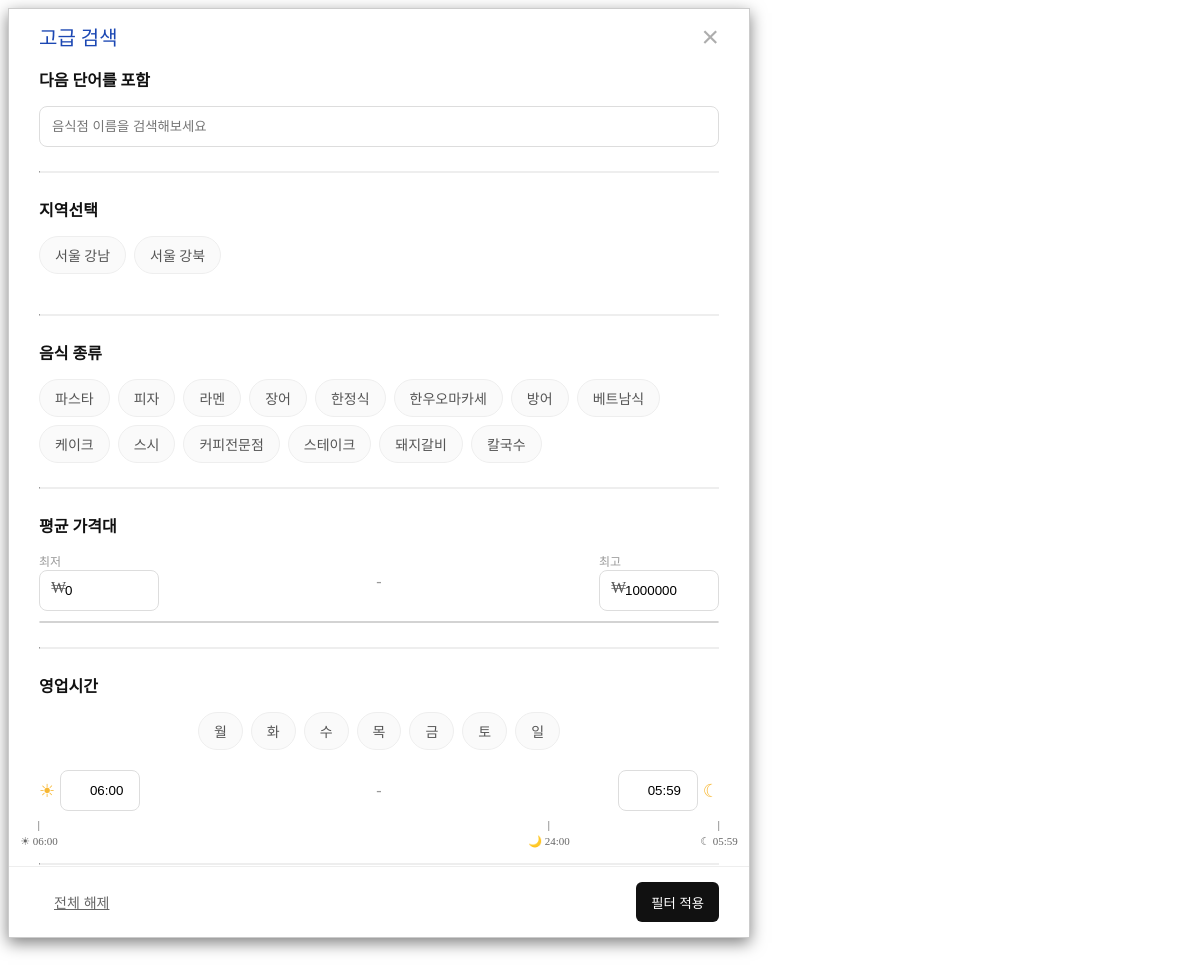
The app's page /pop/filPop/ with its own data.
### restaurants/models.py (models this page shows, shortened)
class Location(models.Model):
    locno = models.AutoField(primary_key=True)
    loc_nm = models.CharField(max_length=50, null=True)
    is_main = models.CharField(max_length=1, default="n", null=True)
    sort = models.IntegerField(default=0)

class FoodType(models.Model):
    ftypeno = models.AutoField(primary_key=True)
    foodCategory = models.ForeignKey(FoodCategory, on_delete=models.SET_NULL, null=True, blank=True)
    ftype = models.CharField(max_length=50, null=True)
    img_url_main = models.TextField(blank=True, null=True)
    is_main = models.CharField(max_length=1, default="n", null=True)
    sort = models.IntegerField(default=0)

### home/views.py (the view)
# urls.py: path('pop/filPop/', views.filPop, name='filPop'),
def filPop(request):
    context = {
        "req": request,
        "res_name": request.GET.get("res_name"),
        "checked_locno": request.GET.getlist("locno"),
        "checked_locdno": request.GET.getlist("locdno"),
        "checked_ftypeno": request.GET.getlist("ftypeno"),
        "checked_weeks": request.GET.getlist("weeks"),
        "price_min": request.GET.get("price_min"),
        "price_max": request.GET.get("price_max"),
        "open_time": request.GET.get("open_time"),
        "close_time": request.GET.get("close_time"),
    }
    location_qs = Location.objects.all().order_by('sort')
    locationDetail_qs = LocationDetail.objects.select_related('location').all().order_by('sort')
    foodType_qs = FoodType.objects.all().order_by('sort')
    context["weekdays"] = ["월", "화", "수", "목", "금", "토", "일"]
    context["location"] = location_qs
    context["locationDetail"] = locationDetail_qs
    context["foodType"] = foodType_qs
    return render(request, 'filPop.html', context)

### home/templates/filPop.html (shortened to what this page needs)
<link rel="stylesheet" href="/static/css/searchFilterPop.css" />
<link href="static/css/nouislider.min.css" rel="stylesheet">
  <div class="modal-dialog modal-md" role="document">
    <div class="modal-content">
      <div class="modal-header">
        <h4 class="modal-title" id="modalTitle">고급 검색</h4>
        <button type="button" class="btn btn-popup-close pull-right" data-dismiss="modal" aria-label="Close">
          <span>&times;</span>
        </button>
      </div>
      <div class="modal-body">
        <div class="filter-group">
          <div class="title-bar">
            <div class="title">다음 단어를 포함</div>
          </div>
          <div class="filters">
            <div class="r_search-box">
                <input type="text" name="searchResNm" value="{{res_name|default:''}}" placeholder="음식점 이름을 검색해보세요">
            </div>
          </div>
        </div>
        <hr>
        <div class="filter-group">
            <div class="title-bar"><div class="title">지역선택</div></div>
            <div class="filters">
                <div class="multiple-buttons">
                    {% for loc in location %}
                        <div class="checkbox-button">
                            <label for="zone_{{ loc.locno }}">{{ loc.loc_nm }}</label>
                        </div>
                    {% endfor %}
                </div>
            </div>
        </div>
        <hr>
        <div class="filter-group">
            <div class="title-bar"><div class="title">음식 종류</div></div>
            <div class="filters">
                <div class="multiple-buttons">
                    {% for ft in foodType %}
                    <div class="checkbox-button">
                        <label for="foodtype_{{ ft.ftypeno }}">{{ ft.ftype }}</label>
                    </div>
                    {% endfor %}
                </div>
            </div>
        </div>
        <hr>
        <div class="filter-group">
            <div class="title-bar">
                <div class="title">평균 가격대</div>
            </div>
            <div class="filters">
                <div class="price-range-inputs">
                    <div>
                        <label for="price-min" style="display: block; font-size: 12px; color: #999;">최저</label>
                        <div style="position: relative;">
                            <span style="position: absolute; left: 12px; top: 18px; color: #555;">₩</span>
                            <input type="text" id="price-min" name="price_min" class="form-control" value="{{price_min|default:0}}" style="padding-left: 25px;">
                        </div>
                    </div>
                    <span style="margin: 0 10px; line-height: 40px; color: #999;">-</span>
                    <div>
                        <label for="price-max" style="display: block; font-size: 12px; color: #999;">최고</label>
                        <div style="position: relative;">
                            <span style="position: absolute; left: 12px; top: 18px; color: #555;">₩</span>
                            <input type="text" id="price-max" name="price_max" class="form-control" value="{{price_max|default:1000000}}" style="padding-left: 25px;">
                        </div>
                    </div>
                </div>
                <div id="price-slider" class="noUi-target"></div>
            </div>
        </div>
        <hr>
        <div class="filter-group">
            <div class="title-bar">
                <div class="title">영업시간</div>
            </div>
            <div class="filters">
                <div class="multiple-buttons weekdays" style="margin-bottom: 20px;">
                    {% for day in weekdays %}
                        <div class="checkbox-button">
                            <label for="day_{{ day }}">{{ day }}</label>
                        </div>
                    {% endfor %}
                </div>
                <div class="time-range-inputs">
                    <div style="display: flex; align-items: center;">
                        <span style="margin-right: 5px; color: #f7b733; font-size: 18px;">☀</span>
                        <input type="text" id="time-open" class="form-control" name="open_time" value="{{ open_time|default:'06:00' }}" style="width: 80px;">
                    </div>
                    <span style="margin: 0 10px; line-height: 40px; color: #999;">-</span>
                    <div style="display: flex; align-items: center;">
                        <input type="text" id="time-close" class="form-control" name="close_time" value="{{close_time|default:'05:59'}}" style="width: 80px;">
                        <span style="margin-left: 5px; color: #f7b733; font-size: 18px;">☾</span>
                    </div>
                </div>
                <div class="time-slider-wrapper">
                    <div class="time-markers">
                        <div class="marker" style="left:0%">
                            <div class="label">☀ 06:00</div>
                        </div>
                        <div class="marker" id="midnight-marker" style="left:75%">
                            <div class="label">🌙 24:00</div>
                        </div>
                        <div class="marker" style="left:100%">
                            <div class="label">☾ 05:59</div>
                        </div>
                    </div>
                </div>
            </div>
        </div>
        <br>
        <hr>
      </div>
      <div class="modal-footer">
        <button class="btn-clear-all" type="button">전체 해제</button>
        <button class="btn-apply-filter" type="button">필터 적용</button>
      </div>
    </div>
  </div>

### static/css/searchFilterPop.css (style rules this page uses)
@media (min-width: 768px) { .modal-dialog.modal-md { width: 740px; max-width: 740px; } }
.modal-content { width: 100%; background-color: #fff !important; border: 1px solid rgba(0, 0, 0, 0.2) !important; border-radius: 0; box-shadow: 0 5px 15px rgba(0, 0, 0, 0.5); }
.modal-header { display: flex; justify-content: space-between; align-items: center; padding: 15px 30px; border-bottom: none; }
.modal-body { height: calc(60vh - 20px); overflow-y: auto; }
.modal-footer { display: flex; justify-content: space-between; align-items: center; padding: 15px 20px; border-top: 1px solid #eee; }
.modal-footer button { display: flex; justify-content: space-between; align-items: center; padding: 10px 15px; }
.btn-clear-all { background: none; border: none; color: #666; font-size: 14px; cursor: pointer; padding: 0; text-decoration: underline; }
.btn-apply-filter { background-color: #111; color: #fff; border: none; padding: 10px 20px; border-radius: 6px; cursor: pointer; height: 40px; }
@media (min-width: 768px) { .modal-header, .modal-body, .modal-footer { padding-left: 30px; padding-right: 30px; } }
.modal-title { font-size: 20px; color: #1b47b3; font-weight: 500; line-height: 1.4; margin: 0; }
.btn-popup-close { background: none; border: none; padding: 0; cursor: pointer; line-height: 1; font-size: 30px; color: #999; opacity: 0.8; margin-top: -3px; }
.title-bar { display: flex; justify-content: space-between; align-items: center; margin-bottom: 15px; }
.title-bar .title { font-size: 16px; font-weight: 700; color: #111; }
.modal-body hr { margin-top: 24px; margin-bottom: 24px; border-top: 1px solid #eeeeee; }
.r_search-box input { flex: 1; padding: 12px; padding-right: 45px; border-radius: 8px; border: 1px solid #ddd; width: 100%; }
.form-control { max-width: 120px; padding: 12px; border-radius: 8px; border: 1px solid #ddd; }
.multiple-buttons { display: flex; flex-wrap: wrap; gap: 8px; }
.checkbox-button label { display: block; padding: 8px 15px; border: 1px solid #eeeeee; background-color: #fafafa; border-radius: 20px; cursor: pointer; font-size: 14px; color: #555; white-space: nowrap; transition: background-color 0.2s, border-color 0.2s; }
.price-range-inputs, .time-range-inputs { display: flex; justify-content: space-between; align-items: center; margin-bottom: 10px; }
.price-range-inputs .form-control, .time-range-inputs .form-control { padding-left: 25px; }
.price-range-inputs span:first-child { left: 12px; top: 50%; transform: translateY(-50%); color: #555; pointer-events: none; }
.time-range-inputs span:first-child { left: 12px; top: 50%; color: #555; pointer-events: none; }
.weekdays { justify-content: center; }
.time-range-inputs input.form-control { width: 80px; text-align: center; }
.time-range-inputs span:nth-child(2) { position: static; transform: none; }
.filter-group .time-range-inputs + div { text-align: center; margin-top: 10px; color: #999; }
.time-slider-wrapper { position: relative; margin-top: 20px; }
.time-markers { position: absolute; top: 100%; left: 0; width: 100%; height: 30px; pointer-events: none; }
.marker { position: absolute; transform: translateX(-50%); text-align: center; white-space: nowrap; }
.marker .label { font-size: 11px; color: #666; margin-top: 4px; white-space: nowrap; }

### records on screen
Location: loc_nm "서울 강남"
Location: loc_nm "서울 강북"
FoodType: ftype "파스타"
FoodType: ftype "피자"
FoodType: ftype "라멘"
FoodType: ftype "장어"
FoodType: ftype "한정식"
FoodType: ftype "한우오마카세"
FoodType: ftype "방어"
FoodType: ftype "베트남식"
FoodType: ftype "케이크"
FoodType: ftype "스시"
FoodType: ftype "커피전문점"
FoodType: ftype "스테이크"
FoodType: ftype "돼지갈비"
FoodType: ftype "칼국수"

### other values on screen
{{ day }} "월" "화" "수" "목" "금" "토" "일"
